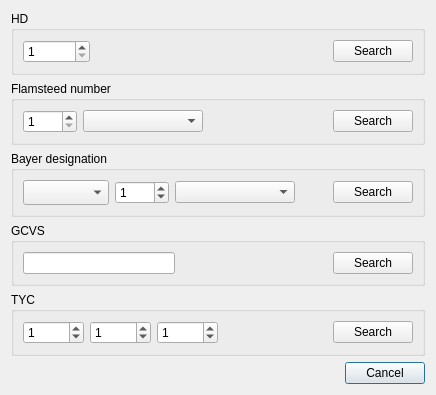
<?xml version="1.0" encoding="UTF-8"?>
<ui version="4.0">
 <class>CTychoSearch</class>
 <widget class="QDialog" name="CTychoSearch">
  <property name="geometry">
   <rect>
    <x>0</x>
    <y>0</y>
    <width>436</width>
    <height>392</height>
   </rect>
  </property>
  <property name="windowTitle">
   <string>Search in catalogue</string>
  </property>
  <layout class="QVBoxLayout" name="verticalLayout_2" stretch="999,1">
   <item>
    <layout class="QVBoxLayout" name="verticalLayout">
     <item>
      <widget class="QGroupBox" name="groupBox_2">
       <property name="title">
        <string>HD</string>
       </property>
       <layout class="QHBoxLayout" name="horizontalLayout_3">
        <item>
         <layout class="QGridLayout" name="gridLayout">
          <item row="0" column="0">
           <widget class="QSpinBox" name="spinBox_2">
            <property name="minimum">
             <number>1</number>
            </property>
            <property name="maximum">
             <number>999999</number>
            </property>
           </widget>
          </item>
          <item row="0" column="2">
           <widget class="QPushButton" name="pushButton_2">
            <property name="text">
             <string>Search</string>
            </property>
           </widget>
          </item>
          <item row="0" column="1">
           <spacer name="horizontalSpacer_5">
            <property name="orientation">
             <enum>Qt::Horizontal</enum>
            </property>
            <property name="sizeHint" stdset="0">
             <size>
              <width>40</width>
              <height>20</height>
             </size>
            </property>
           </spacer>
          </item>
          <item row="1" column="1">
           <spacer name="verticalSpacer">
            <property name="orientation">
             <enum>Qt::Vertical</enum>
            </property>
            <property name="sizeHint" stdset="0">
             <size>
              <width>20</width>
              <height>0</height>
             </size>
            </property>
           </spacer>
          </item>
         </layout>
        </item>
       </layout>
      </widget>
     </item>
     <item>
      <widget class="QGroupBox" name="groupBox_3">
       <property name="title">
        <string>Flamsteed number</string>
       </property>
       <layout class="QHBoxLayout" name="horizontalLayout_5">
        <item>
         <layout class="QGridLayout" name="gridLayout_2">
          <item row="0" column="2">
           <spacer name="horizontalSpacer_4">
            <property name="orientation">
             <enum>Qt::Horizontal</enum>
            </property>
            <property name="sizeHint" stdset="0">
             <size>
              <width>40</width>
              <height>20</height>
             </size>
            </property>
           </spacer>
          </item>
          <item row="0" column="1">
           <widget class="QComboBox" name="comboBox_3">
            <property name="sizePolicy">
             <sizepolicy hsizetype="Minimum" vsizetype="Fixed">
              <horstretch>0</horstretch>
              <verstretch>0</verstretch>
             </sizepolicy>
            </property>
            <property name="minimumSize">
             <size>
              <width>120</width>
              <height>0</height>
             </size>
            </property>
           </widget>
          </item>
          <item row="0" column="3">
           <widget class="QPushButton" name="pushButton_3">
            <property name="text">
             <string>Search</string>
            </property>
           </widget>
          </item>
          <item row="0" column="0">
           <widget class="QSpinBox" name="spinBox_3">
            <property name="minimum">
             <number>1</number>
            </property>
            <property name="maximum">
             <number>1000</number>
            </property>
           </widget>
          </item>
          <item row="1" column="1">
           <spacer name="verticalSpacer_2">
            <property name="orientation">
             <enum>Qt::Vertical</enum>
            </property>
            <property name="sizeHint" stdset="0">
             <size>
              <width>20</width>
              <height>40</height>
             </size>
            </property>
           </spacer>
          </item>
         </layout>
        </item>
       </layout>
      </widget>
     </item>
     <item>
      <widget class="QGroupBox" name="groupBox">
       <property name="title">
        <string>Bayer designation</string>
       </property>
       <layout class="QHBoxLayout" name="horizontalLayout_7">
        <item>
         <layout class="QGridLayout" name="gridLayout_3">
          <item row="0" column="2">
           <widget class="QComboBox" name="comboBox_2">
            <property name="sizePolicy">
             <sizepolicy hsizetype="Minimum" vsizetype="Fixed">
              <horstretch>0</horstretch>
              <verstretch>0</verstretch>
             </sizepolicy>
            </property>
            <property name="minimumSize">
             <size>
              <width>120</width>
              <height>0</height>
             </size>
            </property>
           </widget>
          </item>
          <item row="0" column="6">
           <widget class="QPushButton" name="pushButton">
            <property name="text">
             <string>Search</string>
            </property>
           </widget>
          </item>
          <item row="0" column="5">
           <spacer name="horizontalSpacer_3">
            <property name="orientation">
             <enum>Qt::Horizontal</enum>
            </property>
            <property name="sizeHint" stdset="0">
             <size>
              <width>40</width>
              <height>20</height>
             </size>
            </property>
           </spacer>
          </item>
          <item row="0" column="0">
           <widget class="QComboBox" name="comboBox">
            <property name="font">
             <font>
              <family>Symbol</family>
              <pointsize>12</pointsize>
              <weight>75</weight>
              <bold>true</bold>
             </font>
            </property>
           </widget>
          </item>
          <item row="1" column="3">
           <spacer name="verticalSpacer_3">
            <property name="orientation">
             <enum>Qt::Vertical</enum>
            </property>
            <property name="sizeHint" stdset="0">
             <size>
              <width>20</width>
              <height>40</height>
             </size>
            </property>
           </spacer>
          </item>
          <item row="0" column="1">
           <widget class="QSpinBox" name="spinBox">
            <property name="minimum">
             <number>0</number>
            </property>
            <property name="maximum">
             <number>1000</number>
            </property>
            <property name="value">
             <number>1</number>
            </property>
           </widget>
          </item>
         </layout>
        </item>
       </layout>
      </widget>
     </item>
     <item>
      <widget class="QGroupBox" name="groupBox_5">
       <property name="title">
        <string>GCVS</string>
       </property>
       <layout class="QVBoxLayout" name="verticalLayout_4">
        <item>
         <layout class="QGridLayout" name="gridLayout_5">
          <item row="0" column="2">
           <widget class="QPushButton" name="pushButton_6">
            <property name="text">
             <string>Search</string>
            </property>
           </widget>
          </item>
          <item row="0" column="0">
           <widget class="QLineEdit" name="lineEdit"/>
          </item>
          <item row="0" column="1">
           <spacer name="horizontalSpacer_6">
            <property name="orientation">
             <enum>Qt::Horizontal</enum>
            </property>
            <property name="sizeHint" stdset="0">
             <size>
              <width>40</width>
              <height>20</height>
             </size>
            </property>
           </spacer>
          </item>
         </layout>
        </item>
       </layout>
      </widget>
     </item>
     <item>
      <widget class="QGroupBox" name="groupBox_4">
       <property name="title">
        <string>TYC</string>
       </property>
       <layout class="QHBoxLayout" name="horizontalLayout_9">
        <item>
         <layout class="QGridLayout" name="gridLayout_4">
          <item row="0" column="3">
           <spacer name="horizontalSpacer_2">
            <property name="orientation">
             <enum>Qt::Horizontal</enum>
            </property>
            <property name="sizeHint" stdset="0">
             <size>
              <width>40</width>
              <height>20</height>
             </size>
            </property>
           </spacer>
          </item>
          <item row="0" column="0">
           <widget class="QSpinBox" name="spinBox_5">
            <property name="maximum">
             <number>99999</number>
            </property>
            <property name="value">
             <number>1</number>
            </property>
           </widget>
          </item>
          <item row="0" column="2">
           <widget class="QSpinBox" name="spinBox_6">
            <property name="maximum">
             <number>99999</number>
            </property>
            <property name="value">
             <number>1</number>
            </property>
           </widget>
          </item>
          <item row="0" column="4">
           <widget class="QPushButton" name="pushButton_4">
            <property name="text">
             <string>Search</string>
            </property>
           </widget>
          </item>
          <item row="0" column="1">
           <widget class="QSpinBox" name="spinBox_4">
            <property name="maximum">
             <number>99999</number>
            </property>
            <property name="value">
             <number>1</number>
            </property>
           </widget>
          </item>
          <item row="1" column="2">
           <spacer name="verticalSpacer_4">
            <property name="orientation">
             <enum>Qt::Vertical</enum>
            </property>
            <property name="sizeHint" stdset="0">
             <size>
              <width>20</width>
              <height>40</height>
             </size>
            </property>
           </spacer>
          </item>
         </layout>
        </item>
       </layout>
      </widget>
     </item>
    </layout>
   </item>
   <item>
    <layout class="QHBoxLayout" name="horizontalLayout">
     <item>
      <spacer name="horizontalSpacer">
       <property name="orientation">
        <enum>Qt::Horizontal</enum>
       </property>
       <property name="sizeHint" stdset="0">
        <size>
         <width>40</width>
         <height>20</height>
        </size>
       </property>
      </spacer>
     </item>
     <item>
      <widget class="QPushButton" name="pushButton_5">
       <property name="text">
        <string>Cancel</string>
       </property>
       <property name="default">
        <bool>true</bool>
       </property>
      </widget>
     </item>
    </layout>
   </item>
  </layout>
 </widget>
 <tabstops>
  <tabstop>spinBox_2</tabstop>
  <tabstop>pushButton_2</tabstop>
  <tabstop>spinBox_3</tabstop>
  <tabstop>comboBox_3</tabstop>
  <tabstop>pushButton_3</tabstop>
  <tabstop>comboBox</tabstop>
  <tabstop>spinBox</tabstop>
  <tabstop>comboBox_2</tabstop>
  <tabstop>pushButton</tabstop>
  <tabstop>spinBox_5</tabstop>
  <tabstop>spinBox_4</tabstop>
  <tabstop>spinBox_6</tabstop>
  <tabstop>pushButton_4</tabstop>
  <tabstop>pushButton_5</tabstop>
 </tabstops>
 <resources/>
 <connections/>
</ui>
